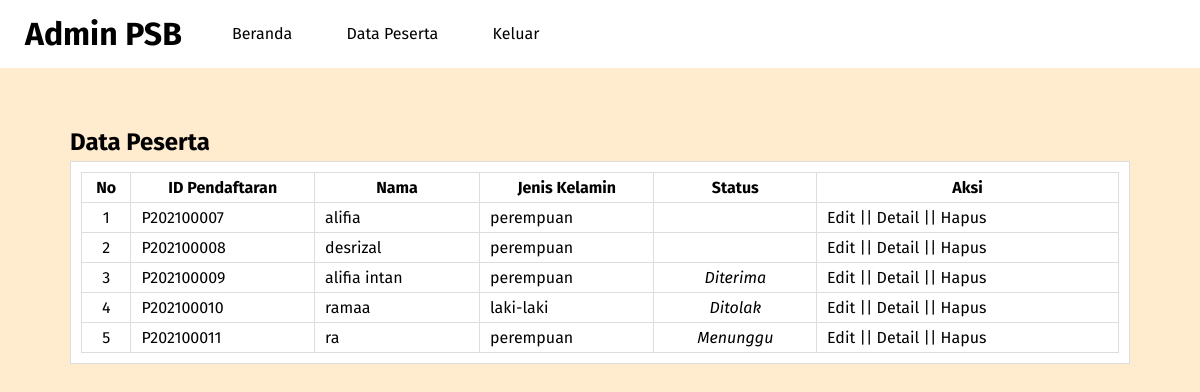
Screenshot of /data-peserta.php (signed in) with the database file from the repository.
### tables this page shows
CREATE TABLE `tb_pendaftaran` (
  `id_pendaftaran` char(10) NOT NULL,
  `tgl_daftar` date NOT NULL,
  `th_ajaran` varchar(15) NOT NULL,
  `jurusan` varchar(50) NOT NULL,
  `nm_peserta` varchar(100) NOT NULL,
  `tmp_lahir` varchar(100) NOT NULL,
  `tgl_lahir` date NOT NULL,
  `jk` enum('laki-laki','perempuan','','') NOT NULL,
  `agama` varchar(30) NOT NULL,
  `alamat` text NOT NULL,
  `status` varchar(10) NOT NULL
);

### data-peserta.php (the view, shortened to what this page needs)
<?php
    include 'koneksi.php';
?>
<!DOCTYPE html>
<html>
<head>
    <link rel="stylesheet" type="text/css" href="css/style.css">
</head>
<body>
    <header>
        <h1><a href="index.php">Admin PSB</a></h1>
        <ul>
            <li><a href= "index.php">Beranda</a></li>
            <li><a href= "data-peserta.php">Data Peserta</a></li>
            <li><a href= "keluar.php">Keluar</a></li>
        </ul>
    </header>
    <section class="content">
        <h2>Data Peserta</h2>
        <div class="box">
            <table class="table" border="1">
                <thead>
                    <tr>
                        <th>No</th>
                        <th>ID Pendaftaran</th>
                        <th>Nama</th>
                        <th>Jenis Kelamin</th>
						<th>Status</th>
                        <th>Aksi</th>
                    </tr>
                </thead>
                <tbody>
                    <?php
                        $no = 1;
                        $list_peserta = mysqli_query($conn, "SELECT * FROM tb_pendaftaran");
                        while($row = mysqli_fetch_array($list_peserta)){
                    ?>
                    <tr>
                        <td><?php echo $no++ ?></td>
                        <td><?php echo $row['id_pendaftaran'] ?></td>
                        <td><?php echo $row['nm_peserta'] ?></td>
                        <td><?php echo $row['jk'] ?></td>
						<td><center><i><?php echo $row['status'] ?></i></center></td>
                        <td>
                            <a href="edit-peserta.php?id=<?php echo $row['id_pendaftaran'] ?>">Edit</a> ||
							<a href="detail-peserta.php?id=<?php echo $row['id_pendaftaran'] ?>">Detail</a> ||
                            <a href="hapus-peserta.php?id=<?php echo $row['id_pendaftaran'] ?>" onclick="return confirm('Yakin ?')">Hapus</a>
                        </td>
                    </tr>
                    <?php } ?>
                </tbody>
            </table>
        </div>
    </section>
</body>
</html>

### style.css (style rules this page uses)
* { margin:0; padding:0; font-family: 'Fira Sans', sans-serif; color: black; }
body { background-color: #ffebcd; }
.box { background-color: #fff; border: 1px solid #ddd; padding: 10px; box-sizing: border-box; margin: 5px 0 25px; }
header { background-color: #fff; }
header::after { content: ''; display: block; clear: both; }
header h1 { padding: 15px 25px; display: inline-block; float: left; }
header ul { float: left; }
header ul li { padding: 24px 25px; display: inline-block; }
a { text-decoration: none; }
.content { width: 90%; padding: 10px; box-sizing: border-box; margin: 50px auto; }
.table { width: 100%; border-collapse: collapse; border: 1px solid #ddd; }
.table tr { height: 30px; }
.table tr td { padding: 5px 10px; }
.table tr td:nth-child(1) { text-align: center; }

### rows the page displays
tb_pendaftaran: id_pendaftaran "P202100007", nm_peserta "alifia", jk "perempuan"
tb_pendaftaran: id_pendaftaran "P202100008", nm_peserta "desrizal", jk "perempuan"
tb_pendaftaran: id_pendaftaran "P202100009", nm_peserta "alifia intan", jk "perempuan", status "Diterima"
tb_pendaftaran: id_pendaftaran "P202100010", nm_peserta "ramaa", jk "laki-laki", status "Ditolak"
tb_pendaftaran: id_pendaftaran "P202100011", nm_peserta "ra", jk "perempuan", status "Menunggu"
